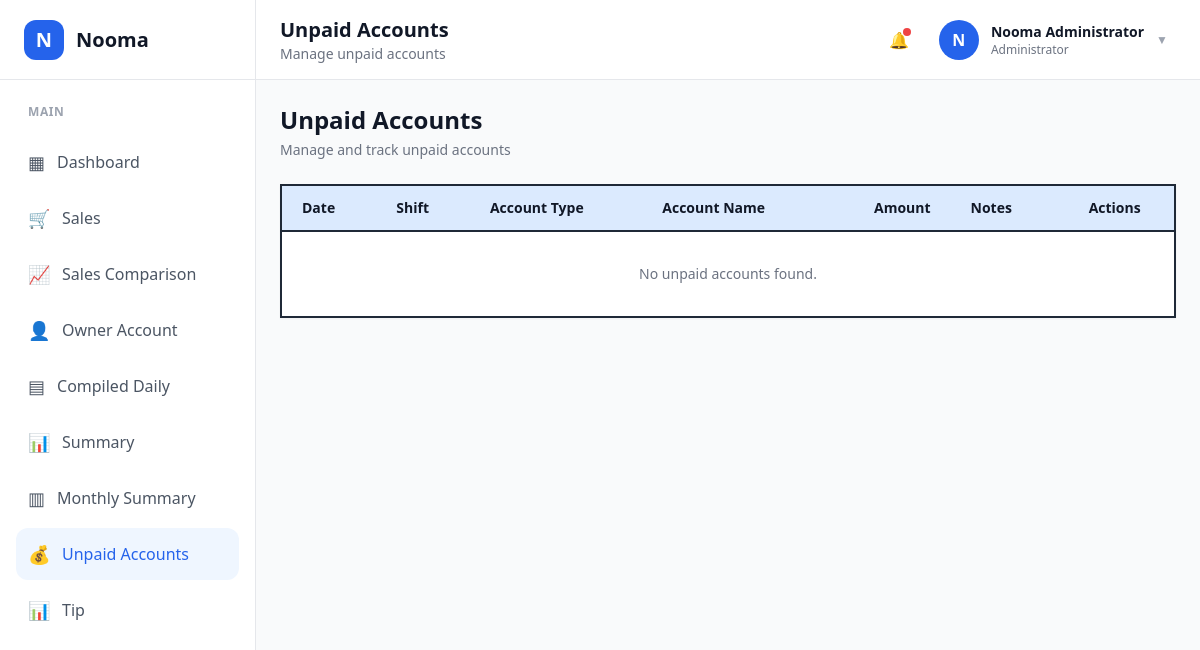
The app's page /frontend/UnpaidAccount/UnpaidAccount.php (signed in), older data.
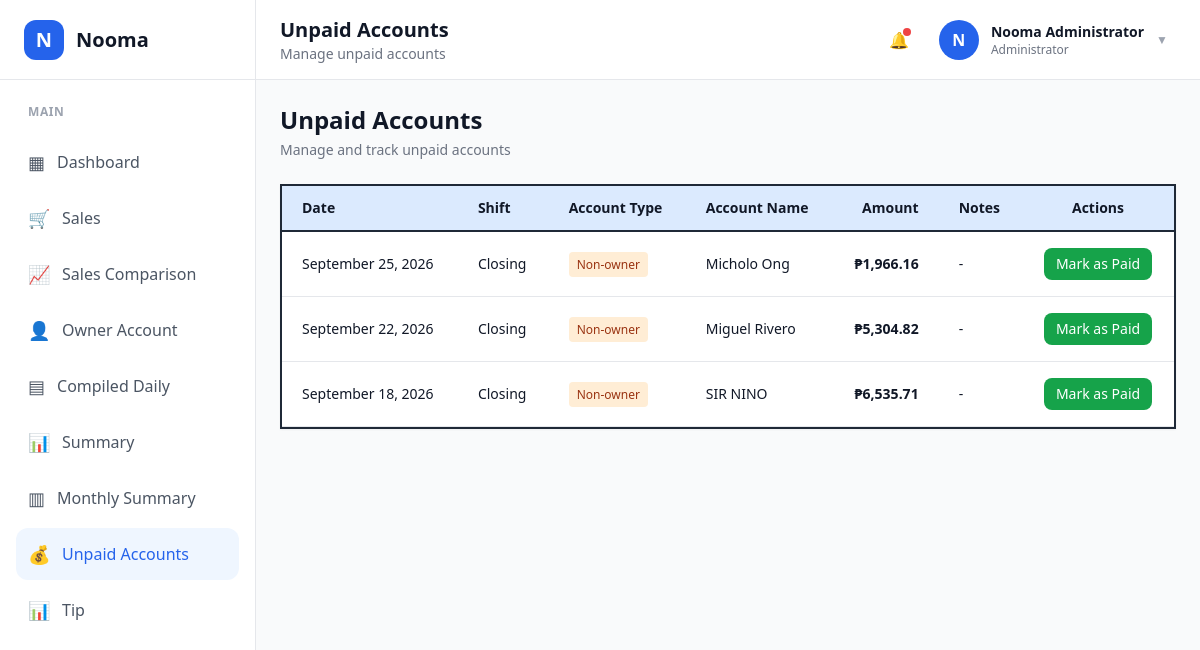
The same page, newer data.
### tables this page shows
CREATE TABLE `daily_reports` (
  `report_id` bigint(20) UNSIGNED NOT NULL,
  `report_number` varchar(50) NOT NULL,
  `report_date` date NOT NULL,
  `shift_name` varchar(50) DEFAULT 'Regular',
  `week_number` tinyint(3) UNSIGNED NOT NULL,
  `cashier_id` bigint(20) UNSIGNED NOT NULL,
  `total_tables` int(10) UNSIGNED NOT NULL DEFAULT 0,
  `total_pax` int(10) UNSIGNED NOT NULL DEFAULT 0,
  `telegram_declared_total` decimal(12,2) NOT NULL DEFAULT 0.00,
  `pos_sales_total` decimal(12,2) NOT NULL DEFAULT 0.00,
  `status` enum('draft','submitted','approved','reopened','voided') NOT NULL DEFAULT 'draft',
  `notes` text DEFAULT NULL,
  `submitted_at` datetime DEFAULT NULL,
  `approved_by` bigint(20) UNSIGNED DEFAULT NULL,
  `approved_at` datetime DEFAULT NULL,
  `created_at` timestamp NOT NULL DEFAULT current_timestamp(),
  `updated_at` timestamp NOT NULL DEFAULT current_timestamp() ON UPDATE current_timestamp()
);

### frontend/UnpaidAccount/UnpaidAccount.php (the view, shortened to what this page needs)
<?php
$full_name = $_SESSION["full_name"] ?? "Administrator";
$page_title = "Unpaid Accounts";
$page_description = "Manage unpaid accounts";
require_once __DIR__ . "/../../backend/config/database.php";
$hasPaidNote = static function ($note): bool {
    return preg_match('/(?:^|[^a-z])paid(?:$|[^a-z])/i', (string) $note) === 1;
};
$unpaidAccounts = [];
$stmt = mysqli_prepare($conn, "SELECT report_id, report_number, report_date, shift_name, notes FROM daily_reports WHERE status <> 'voided' ORDER BY report_date DESC, report_id DESC");
mysqli_stmt_execute($stmt);
$result = mysqli_stmt_get_result($stmt);
while ($row = mysqli_fetch_assoc($result)) {
    $payload = json_decode($row["notes"] ?? "", true);
    if (is_array($payload)) {
        $unpaidAccountNames = [];
        if (!empty($payload["unpaidAccountName"])) {
            $unpaidAccountNames["unpaidAccountName"] = $payload["unpaidAccountName"];
        }
        foreach ($unpaidAccountNames as $nameField => $accountName) {
            $accountIndex = $nameField === "unpaidAccountName" ? "" : substr($nameField, strlen("unpaidAccountName_"));
            $amountField = $accountIndex === "" ? "unpaidAccountAmount" : "unpaidAccountAmount_" . $accountIndex;
            $noteField = $accountIndex === "" ? "unpaidAccountNote" : "unpaidAccountNote_" . $accountIndex;
            $accountName = trim((string) $accountName);
            $accountAmount = (float) str_replace(",", "", (string) ($payload[$amountField] ?? 0));
            $accountNote = $payload[$noteField] ?? "";
            if ($accountName !== "" && $accountAmount > 0 && !$hasPaidNote($accountNote)) {
                $unpaidAccounts[] = [
                    "report_id" => $row["report_id"],
                    "report_number" => $row["report_number"],
                    "report_date" => $row["report_date"],
                    "shift_name" => $row["shift_name"],
                    "account_type" => "non-owner",
                    "account_name" => $accountName,
                    "amount" => $accountAmount,
                    "field_index" => $accountIndex
                ];
            }
        }
    }
}
$ownerAccountNames = [];
$ownerNamesResult = mysqli_query($conn, "SELECT account_holder_id, account_name FROM account_holders WHERE account_type = 'owner' AND is_active = 1");
if ($ownerNamesResult) {
    while ($row = mysqli_fetch_assoc($ownerNamesResult)) {
        $ownerAccountNames[$row["account_holder_id"]] = $row["account_name"];
    }
}
?>
<!DOCTYPE html>
<html lang="en">
<head>
    <script src="https://cdn.tailwindcss.com"></script>
</head>
<body class="bg-gray-50 text-gray-900">
<?php include "../Components/sidebar.php"; ?>
<div class="lg:ml-64 min-h-screen">
    <?php include "../Components/navbar.php"; ?>
    <main class="p-4 md:p-6">
        <div class="mb-6">
            <h2 class="text-2xl font-bold">Unpaid Accounts</h2>
            <p class="text-sm text-gray-500 mt-1">Manage and track unpaid accounts</p>
        </div>
        <div class="bg-white border-2 border-gray-800 shadow-sm overflow-hidden">
            <div class="overflow-x-auto">
                <table class="w-full text-sm">
                    <thead>
                        <tr class="bg-blue-100 border-b-2 border-gray-800">
                            <th class="px-5 py-3 text-left">Date</th>
                            <th class="px-5 py-3 text-left">Shift</th>
                            <th class="px-5 py-3 text-left">Account Type</th>
                            <th class="px-5 py-3 text-left">Account Name</th>
                            <th class="px-5 py-3 text-right">Amount</th>
                            <th class="px-5 py-3 text-left">Notes</th>
                            <th class="px-5 py-3 text-center">Actions</th>
                        </tr>
                    </thead>
                    <tbody>
                        <?php if (empty($unpaidAccounts)): ?>
                            <tr>
                                <td colspan="8" class="px-5 py-8 text-center text-gray-500">
                                    No unpaid accounts found.
                                </td>
                            </tr>
                        <?php else: ?>
                            <?php foreach ($unpaidAccounts as $account): ?>
                                <tr class="border-b border-gray-200 hover:bg-gray-50">
                                    <td class="px-5 py-4">
                                        <?= date("F d, Y", strtotime($account["report_date"])) ?>
                                    </td>
                                    <td class="px-5 py-4">
                                        <?= htmlspecialchars($account["shift_name"]) ?>
                                    </td>
                                    <td class="px-5 py-4">
                                        <span class="px-2 py-1 rounded text-xs font-medium
                                            <?= $account["account_type"] === "owner" ? "bg-purple-100 text-purple-800" : "bg-orange-100 text-orange-800" ?>">
                                            <?= ucfirst($account["account_type"]) ?>
                                        </span>
                                    </td>
                                    <td class="px-5 py-4">
                                        <?php if ($account["account_type"] === "owner"): ?>
                                            <?= htmlspecialchars($ownerAccountNames[$account["account_id"]] ?? "Owner account #" . $account["account_id"]) ?>
                                        <?php else: ?>
                                            <?= htmlspecialchars($account["account_name"]) ?>
                                        <?php endif; ?>
                                    </td>
                                    <td class="px-5 py-4 text-right font-semibold">
                                        ₱<?= number_format($account["amount"], 2) ?>
                                    </td>
                                    <td class="px-5 py-4">
                                        <?php if ($account["account_type"] === "owner"): ?>
                                            <?= htmlspecialchars($account["note"]) ?>
                                        <?php else: ?>
                                            -
                                        <?php endif; ?>
                                    </td>
                                    <td class="px-5 py-4 text-center">
                                        <button
                                            type="button"
                                            class="mark-as-paid px-3 py-1.5 bg-green-600 text-white rounded-lg font-medium hover:bg-green-700"
                                            data-report-id="<?= (int) $account["report_id"] ?>"
                                            data-account-type="<?= htmlspecialchars($account["account_type"]) ?>"
                                            <?php if ($account["account_type"] === "owner"): ?>
                                                data-account-id="<?= (int) $account["account_id"] ?>"
                                            <?php else: ?>
                                                data-field-index="<?= htmlspecialchars($account["field_index"]) ?>"
                                            <?php endif; ?>
                                        >
                                            Mark as Paid
                                        </button>
                                    </td>
                                </tr>
                            <?php endforeach; ?>
                        <?php endif; ?>
                    </tbody>
                </table>
            </div>
        </div>
    </main>
</div>
</body>
</html>

### frontend/Components/sidebar.php (shortened to what this page needs)
<?php
$current_page = basename($_SERVER['PHP_SELF']);
?>
<aside
    id="sidebar"
    class="fixed left-0 top-0 z-40 w-64 h-screen
           bg-white border-r border-gray-200
           transform -translate-x-full
           lg:translate-x-0
           transition-transform duration-300"
>
    <div class="h-20 flex items-center px-6 border-b">
        <a href="admin.php" class="flex items-center gap-3">
            <div
                class="w-10 h-10 bg-blue-600 rounded-xl
                       flex items-center justify-center"
            >
                <span class="text-white text-xl font-bold">
                    N
                </span>
            </div>
            <span class="text-xl font-bold">
                Nooma
            </span>
        </a>
    </div>
    <nav class="p-4 space-y-1">
        <p class="px-3 pt-2 pb-3 text-xs font-semibold
                  text-gray-400 uppercase tracking-wider">
            Main
        </p>
        <a
            href="../Dashboard/admin.php"
            class="flex items-center gap-3 px-3 py-3 rounded-xl
            <?= $current_page === 'admin.php'
                ? 'bg-blue-50 text-blue-600 font-medium'
                : 'text-gray-600 hover:bg-gray-50 hover:text-blue-600' ?>"
        >
            <span class="text-lg">▦</span>
            Dashboard
        </a>
        <a
            href="../Sales/sales.php    "
            class="flex items-center gap-3 px-3 py-3 rounded-xl
            <?= $current_page === 'sales.php'
                ? 'bg-blue-50 text-blue-600 font-medium'
                : 'text-gray-600 hover:bg-gray-50 hover:text-blue-600' ?>"
        >
            <span class="text-lg">🛒</span>
            Sales
        </a>
            <a
                href="../Inventory/inventory.php"
                class="flex items-center gap-3 px-3 py-3 rounded-xl
                <?= $current_page === 'inventory.php'
                    ? 'bg-blue-50 text-blue-600 font-medium'
                    : 'text-gray-600 hover:bg-gray-50 hover:text-blue-600' ?>"
            >
                <span class="text-lg">📈</span>
                Sales Comparison
            </a>
        <a
            href="../OwnersAccount/ownerAccount.php"
            class="flex items-center gap-3 px-3 py-3 rounded-xl
            <?= $current_page === 'ownerAccount.php'
                ? 'bg-blue-50 text-blue-600 font-medium'
                : 'text-gray-600 hover:bg-gray-50 hover:text-blue-600' ?>"
        >
            <span class="text-lg">👤</span>
            Owner Account
        </a>
        <a
            href="../Daily_Summary/dailySummary.php"
            class="flex items-center gap-3 px-3 py-3 rounded-xl
            <?= $current_page === 'dailySummary.php'
                ? 'bg-blue-50 text-blue-600 font-medium'
                : 'text-gray-600 hover:bg-gray-50 hover:text-blue-600' ?>"
        >
            <span class="text-lg">▤</span>
            Compiled Daily
        </a>
        <a
            href="../Summary/summary.php"
            class="flex items-center gap-3 px-3 py-3 rounded-xl
            <?= $current_page === 'summary.php'
                ? 'bg-blue-50 text-blue-600 font-medium'
                : 'text-gray-600 hover:bg-gray-50 hover:text-blue-600' ?>"
        >
            <span class="text-lg">📊</span>
            Summary
        </a>
        <a
            href="../Monthly_summary/monthlySummary.php"
            class="flex items-center gap-3 px-3 py-3 rounded-xl
            <?= $current_page === 'monthlySummary.php'
                ? 'bg-blue-50 text-blue-600 font-medium'
                : 'text-gray-600 hover:bg-gray-50 hover:text-blue-600' ?>"
        >
            <span class="text-lg">▥</span>
            Monthly Summary
        </a>
        <a
            href="../UnpaidAccount/UnpaidAccount.php"
            class="flex items-center gap-3 px-3 py-3 rounded-xl
            <?= $current_page === 'UnpaidAccount.php'
                ? 'bg-blue-50 text-blue-600 font-medium'
                : 'text-gray-600 hover:bg-gray-50 hover:text-blue-600' ?>"
        >
            <span class="text-lg">💰</span>
            Unpaid Accounts
        </a>
        <a
            href="../Tip/tip.php"
            class="flex items-center gap-3 px-3 py-3 rounded-xl
            <?= $current_page === 'tip.php'
                ? 'bg-blue-50 text-blue-600 font-medium'
                : 'text-gray-600 hover:bg-gray-50 hover:text-blue-600' ?>"
        >
            <span class="text-lg">📊</span>
            Tip
        </a>
    </nav>
</aside>

### frontend/Components/navbar.php (shortened to what this page needs)
<header
    class="h-20 bg-white border-b border-gray-200
           flex items-center justify-between px-6"
>
    <div class="flex items-center gap-4">
        <div>
            <h1 class="text-xl font-bold">
                <?= htmlspecialchars($page_title ?? 'Dashboard') ?>
            </h1>
            <p class="text-sm text-gray-500">
                <?= htmlspecialchars(
                    $page_description ?? 'Overview of your business'
                ) ?>
            </p>
        </div>
    </div>
    <div class="flex items-center gap-3">
        <button
            class="relative w-10 h-10 rounded-xl
                   hover:bg-gray-100"
        >
            🔔
            <span
                class="absolute top-2 right-2
                       w-2 h-2 bg-red-500 rounded-full"
            ></span>
        </button>
        <div class="relative">
            <button
                onclick="toggleProfileMenu()"
                class="flex items-center gap-3
                       px-2 py-1.5 rounded-xl
                       hover:bg-gray-50 transition"
            >
                <div
                    class="w-10 h-10 bg-blue-600 text-white
                           rounded-full flex items-center
                           justify-center font-semibold"
                >
                    <?= strtoupper(substr($full_name, 0, 1)) ?>
                </div>
                <div class="hidden sm:block text-left">
                    <p class="text-sm font-semibold">
                        <?= htmlspecialchars($full_name) ?>
                    </p>
                    <p class="text-xs text-gray-500">
                        Administrator
                    </p>
                </div>
                <span class="hidden sm:block text-gray-400 text-xs">
                    ▼
                </span>
            </button>
        </div>
    </div>
</header>

Row changes from the older to the newer data that the page shows:
added daily_reports: report_date "September 25, 2026", shift_name "Closing", account_type "Non-owner", account_name "Micholo Ong", amount "1,966.16"
added daily_reports: report_date "September 22, 2026", shift_name "Closing", account_type "Non-owner", account_name "Miguel Rivero", amount "5,304.82"
added daily_reports: report_date "September 18, 2026", shift_name "Closing", account_type "Non-owner", account_name "SIR NINO", amount "6,535.71"
Text that changed along with them:
text no longer shown: "No unpaid accounts found."
